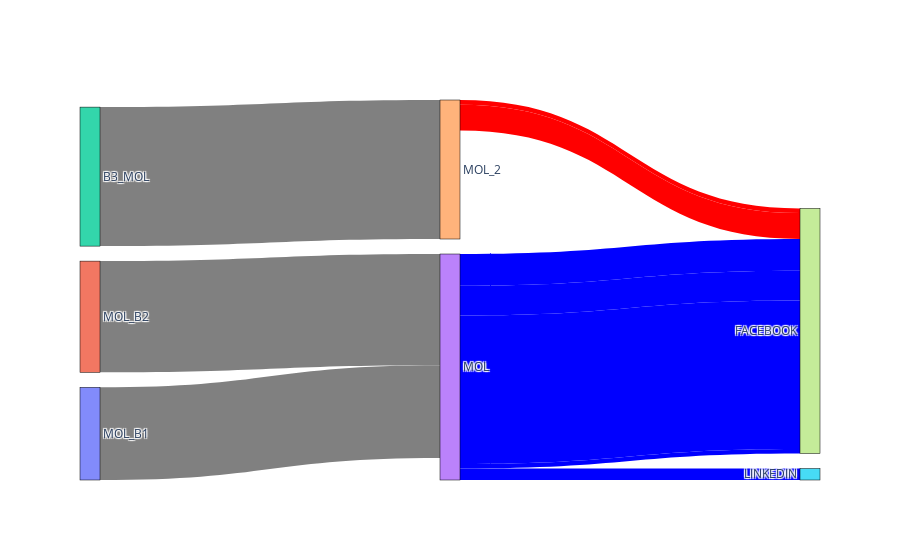

The notebook cell saved with this chart:
### Code cell
# Extract unique platforms from campaign names (assuming a simple naming convention)
def extract_platform(campaign_name):
    return campaign_name.split('-')[0]  # This might be too simplistic, adjust as necessary

unique_platforms = list(set([extract_platform(c) for c in campaign_spend['campaign_name']]))

# Adjust labels to include platforms
labels = list(data_from_snowflake['Budget'].unique()) + list(data_from_snowflake['Client'].unique()) + unique_platforms

# Budget to Client links are unchanged
source = [labels.index(budget) for budget in data_from_snowflake['Budget']]
target = [labels.index(client) for client in data_from_snowflake['Client']]
value = data_from_snowflake['Budget_Amount'].tolist()

colors = ['gray' for _ in data_from_snowflake['Budget']]

# Client to Platform links (instead of campaigns)
for index, row in data_from_snowflake.iterrows():
    for campaign in row['Campaings']:
        platform = extract_platform(campaign)  # Get the platform for the campaign
        source.append(labels.index(row['Client']))
        target.append(labels.index(platform))
        
        # Adjust the value calculation if needed
        value.append(campaign_spend[campaign_spend['campaign_name'] == campaign]['spent_amount'].iloc[0])
        
        colors.append(client_colors[row['Client']])

# Build the Sankey chart
fig = go.Figure(data=[go.Sankey(
    node=dict(pad=15, thickness=20, line=dict(color="black", width=0.5), label=labels),
    link=dict(source=source, target=target, value=value, color=colors)
)])

fig.show()

### Figure 1 — Plotly figure (JSON) as saved in the notebook; plotly's stock layout.template omitted (floating-point values rounded to 4 significant figures)
{"data": [{"link": {"color": ["gray", "gray", "gray", "blue", "blue", "blue", "blue", "blue", "blue", "red", "red"], "source": [0, 1, 2, 3, 3, 3, 3, 3, 3, 4, 4], "target": [3, 3, 4, 7, 7, 7, 7, 5, 5, 7, 7], "value": [1000, 1200, 1500, 342.9, 320, 1602.0, 50.14, 16.43, 107.3, 50.14, 280]}, "node": {"label": ["MOL_B1", "MOL_B2", "B3_MOL", "MOL", "MOL_2", "LINKEDIN", "TIKTOK", "FACEBOOK"], "line": {"color": "black", "width": 0.5}, "pad": 15, "thickness": 20}, "type": "sankey"}], "layout": {}}
